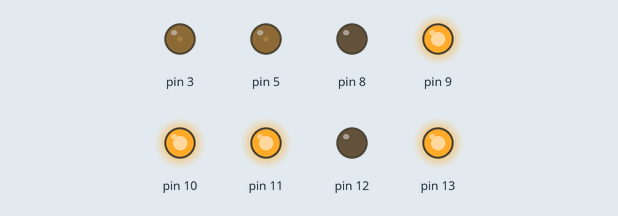
Simulated run of this sketch. Board: Arduino Uno, built with avr-gcc and run on an emulated ATmega328P. Shown: output pins drawn as LEDs (lit = HIGH).

Above: at 0.1 s.
At 8.1 s:
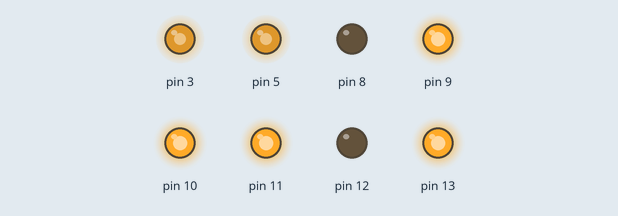
At 16.1 s:
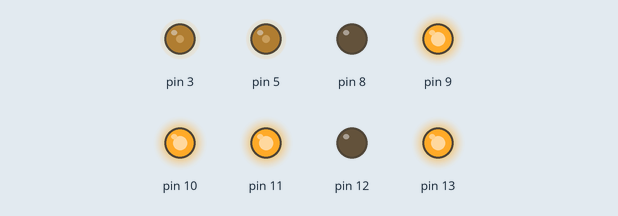
At 24.1 s:
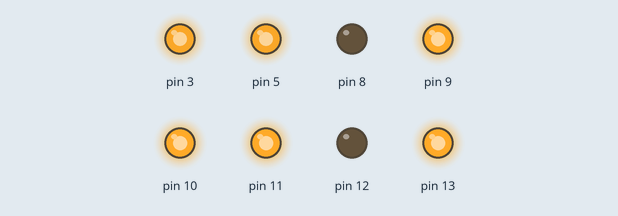
Timing chart, 0 to 40.0 s (numbered marks = the images above):
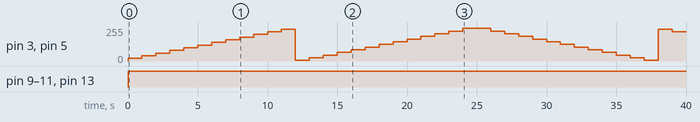

Measured:
- by itself, pin 3, pin 5: 0/255 → 20/255 at 0.00 s, → 40/255 1.0 s later, → 60/255 1.0 s later, → 80/255 1.0 s later, … (39 changes in this stretch)
- by itself, pin 9–11, pin 13: LOW → HIGH at 0.00 s

The sketch:

TB6612NFG_00.ino
```cpp
#include <TB6612FNG.h>

TB6612FNG engine = TB6612FNG(3, 9, 8, 5, 11, 12);

void setup()
{
#if defined (__AVR_ATmega32U4__) // No ASSR Register For Arduino Leonardo
	while (!Serial)
	{
		; // Wait For Serial Port To Connect.
	}
#endif

	pinMode(13, OUTPUT);
}


void loop()
{
	digitalWrite(13, HIGH);

	for (int i = 1; i < 26; i++)
	{
		engine.EnginePower(0, 1, i * 20);
		engine.EnginePower(1, 1, i * 20);

		delay(1000);
	}

	engine.Standby();

	for (int i = 25; i > 0; i--)
	{
		engine.EnginePower(0, 1, i * 20);
		engine.EnginePower(1, 1, i * 20);

		delay(1000);
	}

	delay(2000);


	digitalWrite(13, LOW);

	engine.Standby();

	delay(2000);

}
```
